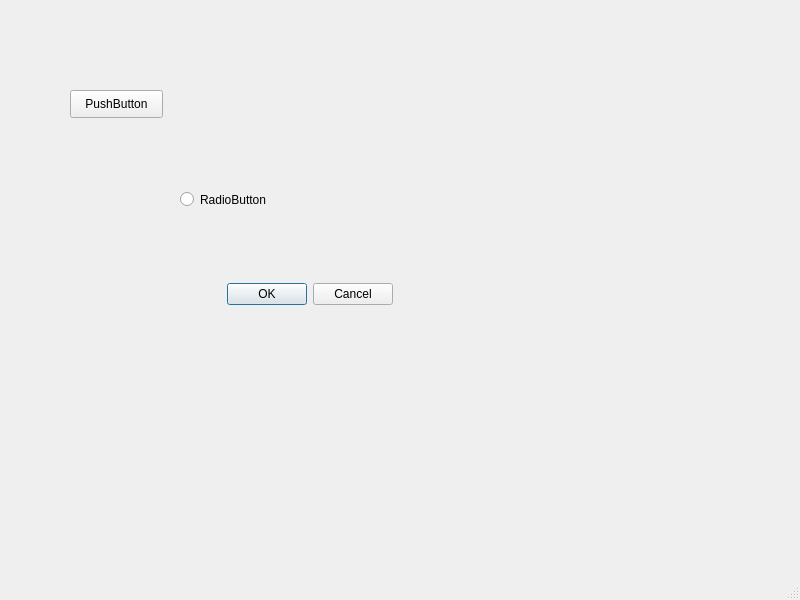
<?xml version="1.0" encoding="UTF-8"?>
<ui version="4.0">
 <class>MainWindow</class>
 <widget class="QMainWindow" name="MainWindow">
  <property name="geometry">
   <rect>
    <x>0</x>
    <y>0</y>
    <width>800</width>
    <height>600</height>
   </rect>
  </property>
  <property name="windowTitle">
   <string>MainWindow</string>
  </property>
  <widget class="QWidget" name="centralwidget">
   <widget class="QPushButton" name="pushButton">
    <property name="geometry">
     <rect>
      <x>70</x>
      <y>90</y>
      <width>93</width>
      <height>28</height>
     </rect>
    </property>
    <property name="text">
     <string>PushButton</string>
    </property>
   </widget>
   <widget class="QRadioButton" name="radioButton">
    <property name="geometry">
     <rect>
      <x>180</x>
      <y>190</y>
      <width>115</width>
      <height>19</height>
     </rect>
    </property>
    <property name="text">
     <string>RadioButton</string>
    </property>
   </widget>
   <widget class="QDialogButtonBox" name="buttonBox">
    <property name="geometry">
     <rect>
      <x>200</x>
      <y>280</y>
      <width>193</width>
      <height>28</height>
     </rect>
    </property>
    <property name="standardButtons">
     <set>QDialogButtonBox::Cancel|QDialogButtonBox::Ok</set>
    </property>
   </widget>
  </widget>
  <widget class="QMenuBar" name="menubar">
   <property name="geometry">
    <rect>
     <x>0</x>
     <y>0</y>
     <width>800</width>
     <height>26</height>
    </rect>
   </property>
  </widget>
  <widget class="QStatusBar" name="statusbar"/>
 </widget>
 <resources/>
 <connections/>
</ui>
